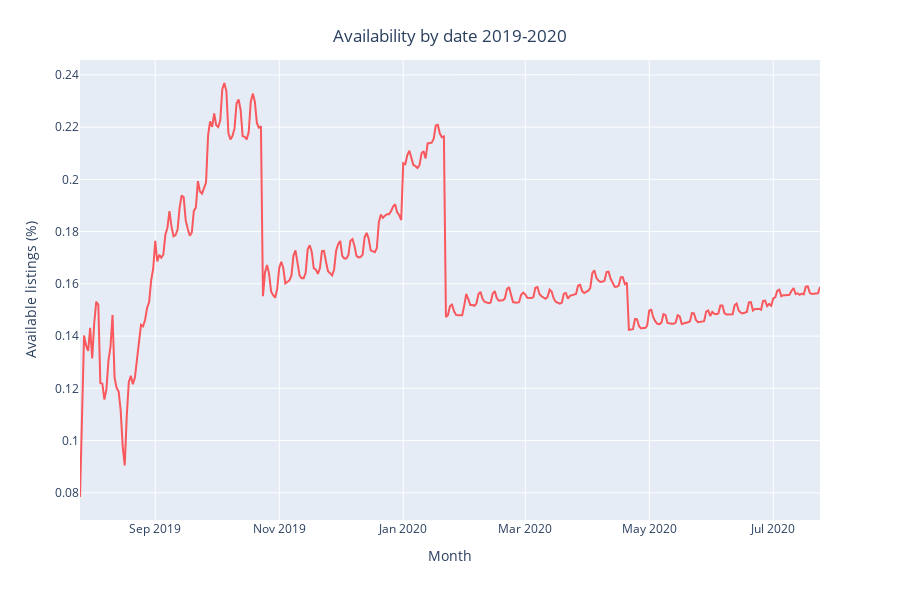

Notebook cell for this chart:
### Code cell
df_last_year_available = df_last_year.groupby('date')['available'].sum().reset_index()
df_last_year_available['available'] = df_last_year_available['available'].apply(lambda x: x/df['listing_id'].nunique())

fig = px.line(df_last_year_available, x='date', y="available", color_discrete_sequence=['#f9585d'], labels={"available": "Available listings (%)", "date": "Month"})
fig.update_layout(height=600, width=900, title={
        'text': "Availability by date 2019-2020",
        'x':0.5,
        'xanchor': 'center',
        'yanchor': 'top'})
fig.show()

### Figure 1 — Plotly figure (JSON) as saved in the notebook; plotly's stock layout.template omitted (floating-point values rounded to 4 significant figures; data arrays with more than 128 entries replaced by an {"elided": "..."} marker saying what was removed)
{"data": [{"hovertemplate": "Month=%{x}<br>Available listings (%)=%{y}<extra></extra>", "legendgroup": "", "line": {"color": "#f9585d", "dash": "solid"}, "mode": "lines", "name": "", "orientation": "v", "showlegend": false, "type": "scatter", "x": {"elided": "365 str values"}, "xaxis": "x", "y": {"elided": "365 float values"}, "yaxis": "y"}], "layout": {"height": 600, "legend": {"tracegroupgap": 0}, "margin": {"t": 60}, "title": {"text": "Availability by date 2019-2020", "x": 0.5, "xanchor": "center", "yanchor": "top"}, "width": 900, "xaxis": {"anchor": "y", "domain": [0, 1], "title": {"text": "Month"}}, "yaxis": {"anchor": "x", "domain": [0, 1], "title": {"text": "Available listings (%)"}}}}
